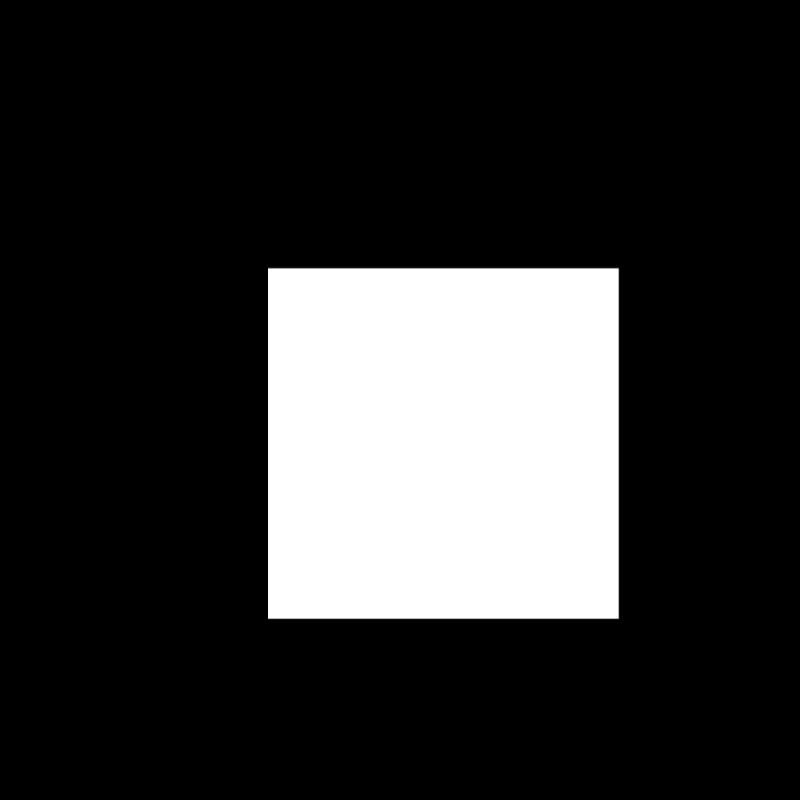
Frame 1 (no input)
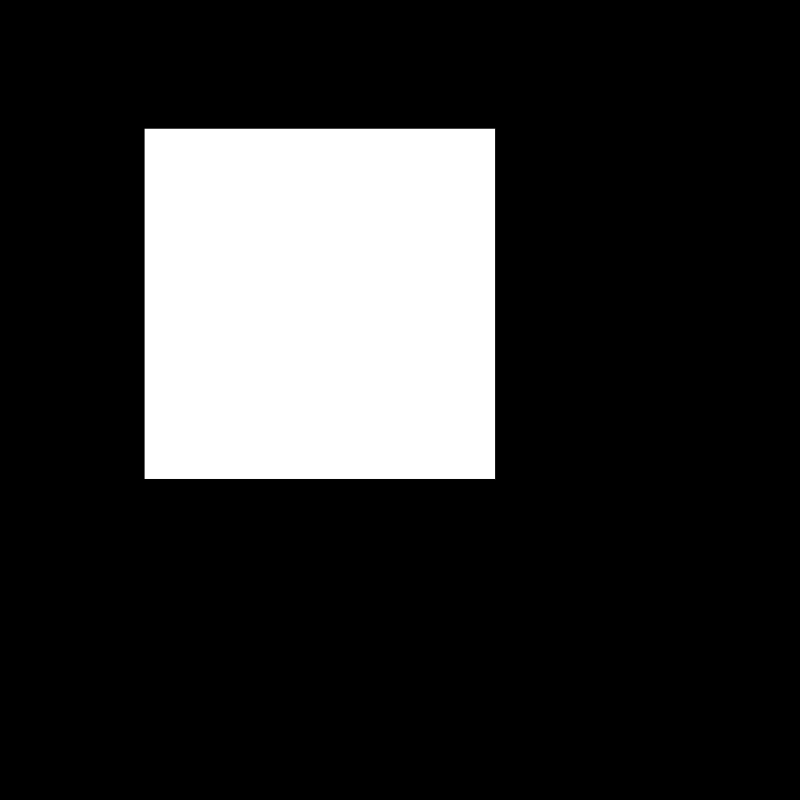
Frame 60 (no input)
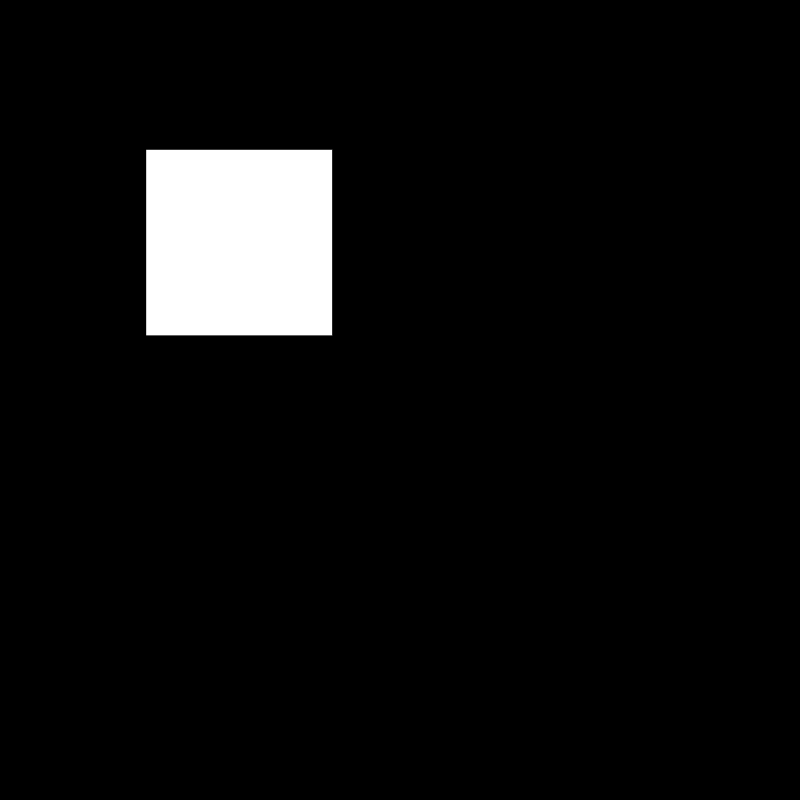
Frame 120 (the mouse pressed at the canvas centre since frame 60)

The p5.js sketch that drew these frames (run headless with seeded random() and noise() and a simulated clock; from frame 60 on, the mouse is pressed at the canvas centre):

// p5.js sketch
// ── sketch.js
var nx;
var ny;
var nw;
var nh;

function setup() {
  createCanvas(800, 800);
  nx = 0;
  ny = 0;
  nw = 0;
  nh = 0;
}

function draw() {
  
  var x = map(noise(nx), 0, 1, 0, width/2);
  var y = map(noise(ny), 0, 1, 0, width/2);
  var w = map(noise(nw), 0, 1, 50, 500);
  var h = map(noise(nh), 0, 1, 50, 500);

  background(0);
  fill(255);
  rect(x, y, w, h);
  
  // let our noise factors for x, y, w, and h change for
  // each frame.
  // they all change at different speeds
  nx += 0.01;
  ny += 0.1;
  nw += map(mouseX, 0, width, 0, 0.1);
  nh += map(mouseY, 0, height, 0, 0.1);
}
